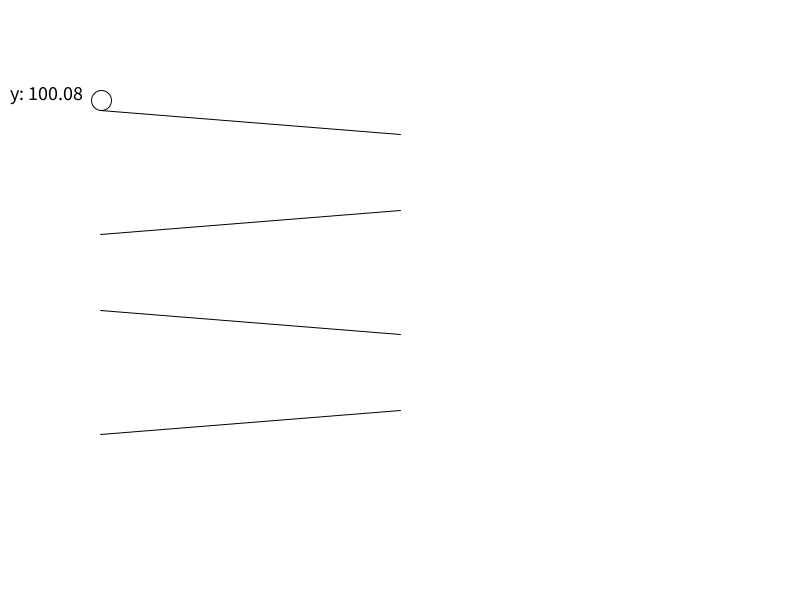
Frame 1 (no input)
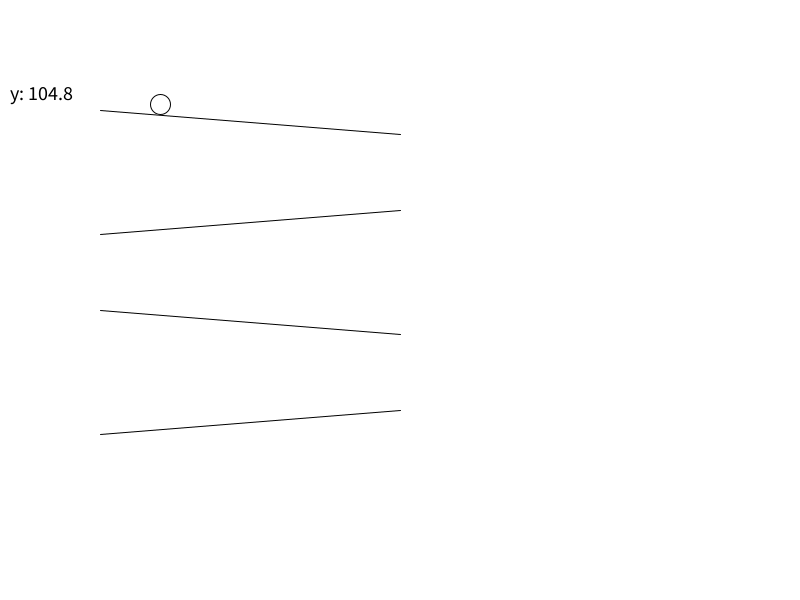
Frame 60 (the mouse pressed at the canvas centre just before this capture)
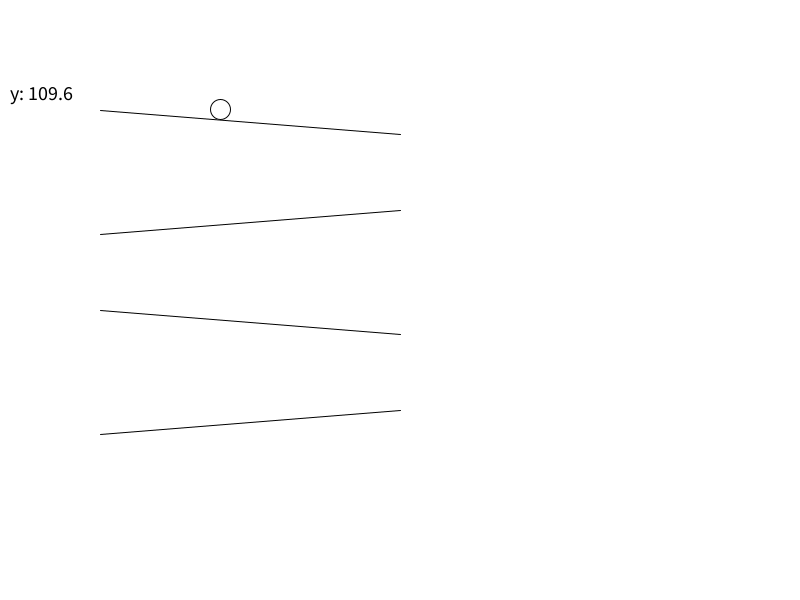
Frame 120 (the mouse held since frame 60 and released just before this capture)

The Processing sketch that drew these frames (run headless with seeded random() and noise(); from frame 60 on, the mouse is pressed at the canvas centre):

// Processing sketch: PlanosInclinados
// ── PlanosInclinados.pde
float xi= 100;
float yi = 100;
float x= 100;
float y = 100;
float Vxi = 1;
float Vyi = 0.08;
float Ayi = 0.002;
float t = 0;
float r = 10;

boolean cae = false;
int plano = 1;

void setup(){
  size(800,600);
}

void draw(){
  background(255);
  // Dibujar plano inclinado
  line(100,110,400,134);
  line(100,134+100,400,110+100);
  line(100,110+200,400,134+200);
  line(100,134+300,400,110+300);
  // Conteo del tiempo
  t=t+1;
  // cálculos
  if (t <= 300) {
    x  = xi + Vxi*t;
    y  = yi + Vyi*t;
  } else {
    cae = ! cae;
    y = yi-80 +Vyi*t+0.5*Ayi*t*t;
    if (y>100*plano+100) {
      if (cae == true){
        t = 0;
        xi = x;
        yi = y;
        Vxi = -Vxi;        
        cae = false;
        plano = plano +1;
      }
    }
  }
  // dibujar
  circle(x,y,2*r);
  publicar(y);
}

void publicar(float y){
  textSize(20);
  fill(0);
  text("y: "+y,10,100);
  fill(255);
}
